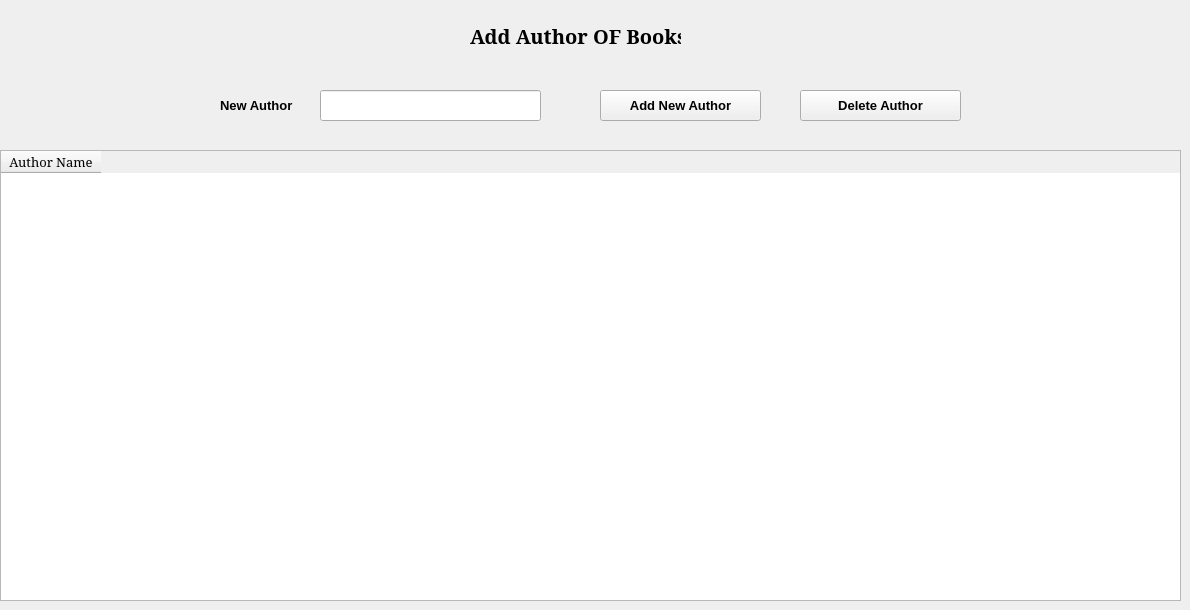
      <widget class="QWidget" name="tab_9">
       <attribute name="title">
        <string>Author</string>
       </attribute>
       <widget class="QLineEdit" name="lineEdit_22">
        <property name="geometry">
         <rect>
          <x>320</x>
          <y>90</y>
          <width>221</width>
          <height>31</height>
         </rect>
        </property>
       </widget>
       <widget class="QTableWidget" name="tableWidget_3">
        <property name="geometry">
         <rect>
          <x>0</x>
          <y>150</y>
          <width>1181</width>
          <height>451</height>
         </rect>
        </property>
        <property name="font">
         <font>
          <family>Constantia</family>
          <pointsize>10</pointsize>
          <weight>9</weight>
          <italic>false</italic>
          <bold>false</bold>
         </font>
        </property>
        <property name="styleSheet">
         <string notr="true">font: 75 10pt &quot;Constantia&quot;;</string>
        </property>
        <column>
         <property name="text">
          <string>Author Name</string>
         </property>
        </column>
       </widget>
       <widget class="QLabel" name="label_29">
        <property name="geometry">
         <rect>
          <x>220</x>
          <y>90</y>
          <width>91</width>
          <height>31</height>
         </rect>
        </property>
        <property name="font">
         <font>
          <pointsize>10</pointsize>
          <weight>75</weight>
          <bold>true</bold>
         </font>
        </property>
        <property name="text">
         <string>New Author</string>
        </property>
       </widget>
       <widget class="QPushButton" name="pushButton_15">
        <property name="geometry">
         <rect>
          <x>600</x>
          <y>90</y>
          <width>161</width>
          <height>31</height>
         </rect>
        </property>
        <property name="font">
         <font>
          <pointsize>10</pointsize>
          <weight>75</weight>
          <bold>true</bold>
         </font>
        </property>
        <property name="text">
         <string>Add New Author</string>
        </property>
       </widget>
       <widget class="QLabel" name="label_36">
        <property name="geometry">
         <rect>
          <x>470</x>
          <y>20</y>
          <width>211</width>
          <height>31</height>
         </rect>
        </property>
        <property name="font">
         <font>
          <family>Constantia</family>
          <pointsize>15</pointsize>
          <weight>75</weight>
          <bold>true</bold>
         </font>
        </property>
        <property name="text">
         <string>Add Author OF Books</string>
        </property>
       </widget>
       <widget class="QPushButton" name="pushButton_33">
        <property name="geometry">
         <rect>
          <x>800</x>
          <y>90</y>
          <width>161</width>
          <height>31</height>
         </rect>
        </property>
        <property name="font">
         <font>
          <pointsize>10</pointsize>
          <weight>75</weight>
          <bold>true</bold>
         </font>
        </property>
        <property name="text">
         <string>Delete Author</string>
        </property>
       </widget>
      </widget>
